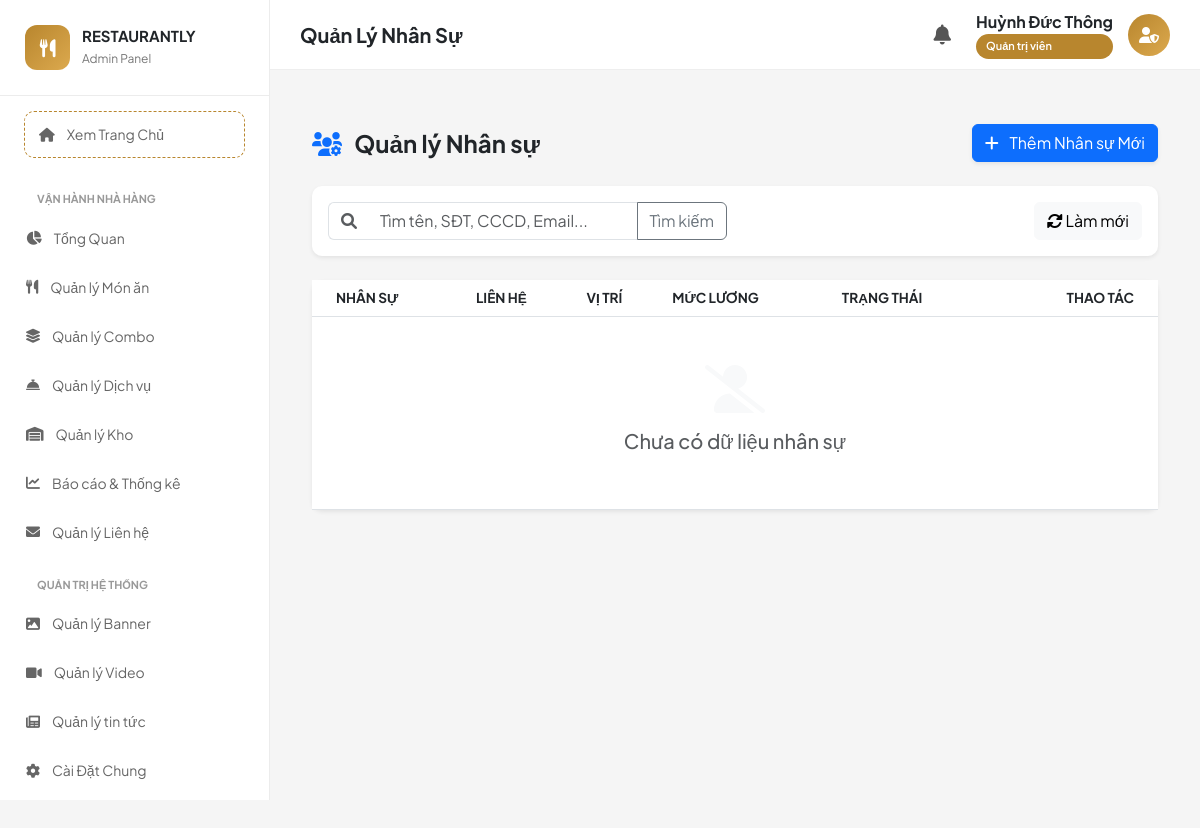
/admin/manage_users.php (signed in), run on an earlier commit of the app's database.
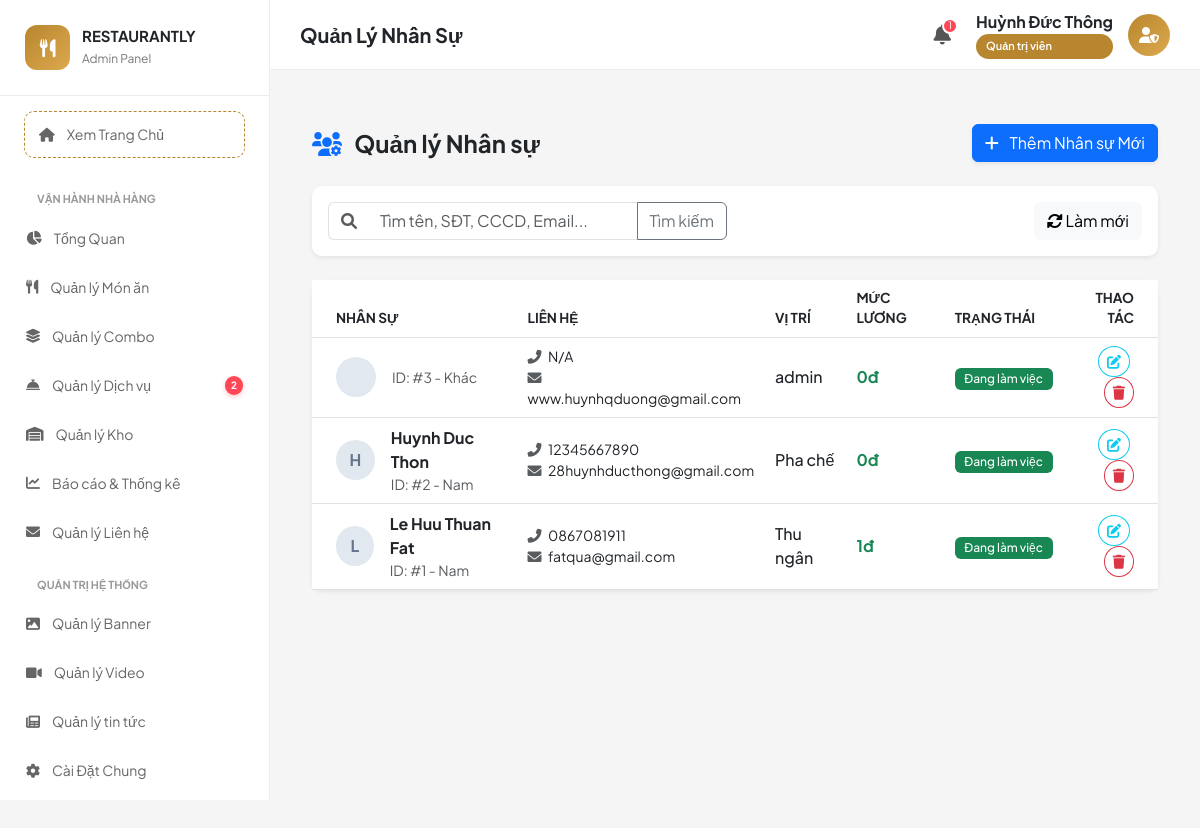
And on a later commit of the database.
### tables this page shows
CREATE TABLE `employees` (
  `id` int(11) NOT NULL,
  `full_name` varchar(255) NOT NULL,
  `phone` varchar(20) DEFAULT NULL,
  `email` varchar(100) DEFAULT NULL,
  `identity_card` varchar(20) DEFAULT NULL,
  `address` text DEFAULT NULL,
  `dob` date DEFAULT NULL,
  `gender` enum('male','female','other') DEFAULT 'other',
  `position` varchar(100) DEFAULT NULL,
  `salary` decimal(15,2) DEFAULT 0.00,
  `status` enum('working','on_leave','resigned') DEFAULT 'working',
  `avatar` varchar(255) DEFAULT NULL,
  `created_at` timestamp NOT NULL DEFAULT current_timestamp()
);

### admin/manage_users.php (the view, shortened to what the rows shown need)
<?php
include '../public/admin_layout_header.php';
$db = (new Database())->getConnection();
$page = isset($_GET['page']) ? max(1, (int)$_GET['page']) : 1;
$limit = 10;
$offset = ($page - 1) * $limit;
$where = ["1=1"];
$params = [];
$where_clause = implode(" AND ", $where);
$sql = "SELECT * FROM employees WHERE $where_clause ORDER BY created_at DESC LIMIT $limit OFFSET $offset";
$stmt = $db->prepare($sql);
$stmt->execute($params);
$employees = $stmt->fetchAll(PDO::FETCH_ASSOC);
?>
<div class="container-fluid py-4 min-vh-100">
    <div class="card card-custom p-0 shadow-sm border-0">
        <div class="table-responsive">
            <table class="table table-hover align-middle mb-0">
                <thead class="bg-light text-muted" style="font-size: 0.85rem; text-transform: uppercase;">
                    <tr>
                        <th class="ps-4">Nhân sự</th>
                        <th>Liên hệ</th>
                        <th>Vị trí</th>
                        <th>Mức lương</th>
                        <th>Trạng thái</th>
                        <th class="text-end pe-4">Thao tác</th>
                    </tr>
                </thead>
                <tbody>
                    <?php foreach ($employees as $emp): ?>
                        <tr>
                            <td class="ps-4">
                                <div class="d-flex align-items-center gap-3">
                                    <?php if ($emp['avatar']): ?>
                                        <img src="/restaurant-project/public/assets/uploads/avatars/<?= htmlspecialchars($emp['avatar']) ?>" class="rounded-circle shadow-sm" style="width: 40px; height: 40px; object-fit: cover;" alt="Avatar">
                                    <?php else: ?>
                                        <div class="avatar-placeholder">
                                            <?= strtoupper(mb_substr($emp['full_name'], 0, 1)) ?>
                                        </div>
                                    <?php endif; ?>
                                    <div>
                                        <div class="fw-bold text-dark"><?= htmlspecialchars($emp['full_name']) ?></div>
                                        <div class="text-muted small">ID: #<?= $emp['id'] ?> - <?= $emp['gender'] === 'male' ? 'Nam' : ($emp['gender'] === 'female' ? 'Nữ' : 'Khác') ?></div>
                                    </div>
                                </div>
                            </td>
                            <td>
                                <div class="small"><i class="fas fa-phone-alt text-muted me-1"></i> <?= htmlspecialchars($emp['phone'] ?: 'N/A') ?></div>
                                <div class="small"><i class="fas fa-envelope text-muted me-1"></i> <?= htmlspecialchars($emp['email'] ?: 'N/A') ?></div>
                            </td>
                            <td>
                                <div class="fw-medium"><?= htmlspecialchars($emp['position'] ?: 'Chưa cập nhật') ?></div>
                            </td>
                            <td>
                                <div class="fw-bold text-success"><?= number_format($emp['salary']) ?>đ</div>
                            </td>
                            <td>
                                <?php if ($emp['status'] === 'working'): ?>
                                    <span class="badge bg-success badge-status">Đang làm việc</span>
                                <?php elseif ($emp['status'] === 'on_leave'): ?>
                                    <span class="badge bg-warning text-dark badge-status">Đang nghỉ phép</span>
                                <?php else: ?>
                                    <span class="badge bg-secondary badge-status">Đã nghỉ việc</span>
                                <?php endif; ?>
                            </td>
                            <td class="text-end pe-4">
                                <button class="btn btn-sm btn-outline-info rounded-circle me-1" title="Chỉnh sửa"
                                    onclick='openModal("edit", <?= json_encode($emp) ?>)'>
                                    <i class="fas fa-edit"></i>
                                </button>
                                <form method="POST" class="d-inline" onsubmit="return confirm('Bạn có chắc chắn muốn xóa nhân viên này? Dữ liệu không thể khôi phục.');">
                                    <button type="submit" class="btn btn-sm btn-outline-danger rounded-circle" title="Xóa">
                                        <i class="fas fa-trash"></i>
                                    </button>
                                </form>
                            </td>
                        </tr>
                    <?php endforeach; ?>
                </tbody>
            </table>
        </div>
    </div>
</div>
</div>
</body>
</html>

What changed in the data, as far as the page shows it:
added employees: id "3", gender "Khác", phone "N/A", email "www.huynhqduong@gmail.com", position "admin", salary "0", status "Đang làm việc"
added employees: full_name "H", full_name "Huynh Duc Thon", id "2", gender "Nam", phone "12345667890", email "28huynhducthong@gmail.com", position "Pha chế", salary "0", status "Đang làm việc"
added employees: full_name "L", full_name "Le Huu Thuan Fat", id "1", gender "Nam", phone "0867081911", email "fatqua@gmail.com", position "Thu ngân", salary "1", status "Đang làm việc"
Also different on the page:
$pending_services_count: (not shown) → "2"
$total_alerts: (not shown) → "1"
text no longer shown: "Chưa có dữ liệu nhân sự"
